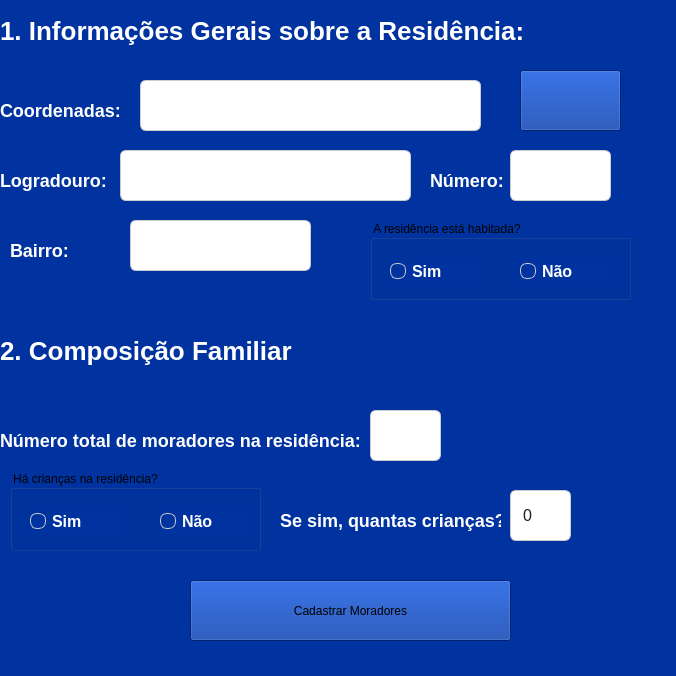
<?xml version="1.0" encoding="UTF-8"?>
<ui version="4.0">
 <class>frm_Cadastro</class>
 <widget class="QWidget" name="frm_Cadastro">
  <property name="geometry">
   <rect>
    <x>0</x>
    <y>0</y>
    <width>676</width>
    <height>676</height>
   </rect>
  </property>
  <property name="windowTitle">
   <string>Form</string>
  </property>
  <property name="styleSheet">
   <string notr="true">QWidget{
	background: #0033A0;
}</string>
  </property>
  <widget class="QLabel" name="lbl_bairro">
   <property name="geometry">
    <rect>
     <x>-360</x>
     <y>250</y>
     <width>121</width>
     <height>41</height>
    </rect>
   </property>
   <property name="styleSheet">
    <string notr="true">QLabel {
    color: #FFFFFF;
    font-size: 18px;
    font-weight: 500;
    background: transparent;
    qproperty-alignment: 'AlignCenter';
}
</string>
   </property>
   <property name="text">
    <string>Bairro:</string>
   </property>
  </widget>
  <widget class="QLabel" name="label_6">
   <property name="geometry">
    <rect>
     <x>-370</x>
     <y>440</y>
     <width>371</width>
     <height>41</height>
    </rect>
   </property>
   <property name="styleSheet">
    <string notr="true">QLabel {
    color: #FFFFFF;
    font-size: 18px;
    font-weight: 500;
    background: transparent;
    qproperty-alignment: 'AlignCenter';
}
</string>
   </property>
   <property name="text">
    <string>Número total de moradores na residência:</string>
   </property>
  </widget>
  <widget class="QLabel" name="lbl_coordernadas">
   <property name="geometry">
    <rect>
     <x>-360</x>
     <y>110</y>
     <width>311</width>
     <height>41</height>
    </rect>
   </property>
   <property name="styleSheet">
    <string notr="true">QLabel {
    color: #FFFFFF;
    font-size: 18px;
    font-weight: 500;
    background: transparent;
    qproperty-alignment: 'AlignCenter';
}
</string>
   </property>
   <property name="text">
    <string>Coordenadas - latitude e longitude):</string>
   </property>
  </widget>
  <widget class="QLineEdit" name="txt_bairro">
   <property name="geometry">
    <rect>
     <x>-240</x>
     <y>240</y>
     <width>181</width>
     <height>51</height>
    </rect>
   </property>
   <property name="styleSheet">
    <string notr="true">QLineEdit {
    background-color: #FFFFFF;  
    color: #1E1E1E;             
    font-size: 16px;
    padding: 6px 10px;
    border: 1px solid #CCCCCC;
    border-radius: 6px;
}
</string>
   </property>
  </widget>
  <widget class="QLabel" name="lbl_log">
   <property name="geometry">
    <rect>
     <x>-360</x>
     <y>180</y>
     <width>121</width>
     <height>41</height>
    </rect>
   </property>
   <property name="styleSheet">
    <string notr="true">QLabel {
    color: #FFFFFF;
    font-size: 18px;
    font-weight: 500;
    background: transparent;
    qproperty-alignment: 'AlignCenter';
}
</string>
   </property>
   <property name="text">
    <string>Logradouro:</string>
   </property>
  </widget>
  <widget class="QGroupBox" name="groupBox_2">
   <property name="geometry">
    <rect>
     <x>-360</x>
     <y>490</y>
     <width>251</width>
     <height>81</height>
    </rect>
   </property>
   <property name="styleSheet">
    <string notr="true">QGroupBox {
    border: 2px solid #4DA8DA;
    border-radius: 8px;
    margin-top: 20px;
    padding: 10px;
    color: #FFFFFF;
    font-size: 16px;
    font-weight: bold;
    font-family: &quot;Segoe UI&quot;, sans-serif;
}

QGroupBox::title {
    subcontrol-origin: margin;
    subcontrol-position: top left;
    padding: 0 8px;
    color: #FFFFFF; 
    font-size: 18px;
    font-weight: 600;
}
r</string>
   </property>
   <property name="title">
    <string>Há crianças na residência?</string>
   </property>
   <widget class="QRadioButton" name="radio_sim1">
    <property name="geometry">
     <rect>
      <x>20</x>
      <y>40</y>
      <width>91</width>
      <height>23</height>
     </rect>
    </property>
    <property name="styleSheet">
     <string notr="true">QRadioButton {
    color: #FFFFFF;
    font-size: 16px;
    font-weight: 500;
    spacing: 6px;
}

QRadioButton::indicator {
    width: 14px;
    height: 14px;
    border-radius: 7px;
    border: 1px solid #CCCCCC;
    background-color: transparent;
}

QRadioButton::indicator:checked {
    background-color: #3B82F6;  /* Azul moderno e suave */
    border: 1px solid #3B82F6;
}
</string>
    </property>
    <property name="text">
     <string>Sim</string>
    </property>
   </widget>
   <widget class="QRadioButton" name="radio_nao2">
    <property name="geometry">
     <rect>
      <x>150</x>
      <y>40</y>
      <width>91</width>
      <height>23</height>
     </rect>
    </property>
    <property name="styleSheet">
     <string notr="true">QRadioButton {
    color: #FFFFFF;
    font-size: 16px;
    font-weight: 500;
    spacing: 6px;
}

QRadioButton::indicator {
    width: 14px;
    height: 14px;
    border-radius: 7px;
    border: 1px solid #CCCCCC;
    background-color: transparent;
}

QRadioButton::indicator:checked {
    background-color: #3B82F6;  /* Azul moderno e suave */
    border: 1px solid #3B82F6;
}
</string>
    </property>
    <property name="text">
     <string>Não</string>
    </property>
   </widget>
  </widget>
  <widget class="QPushButton" name="btn_continuar">
   <property name="geometry">
    <rect>
     <x>190</x>
     <y>580</y>
     <width>321</width>
     <height>61</height>
    </rect>
   </property>
   <property name="styleSheet">
    <string notr="true">QPushButton {
    background-color: #E0E7FF;
    color: #0033A0;
    font-size: 16px;
    font-weight: 600;
    font-family: &quot;Segoe UI&quot;, Tahoma, Geneva, Verdana, sans-serif;
    padding: 10px 22px;
    border: none;
    border-radius: 10px;
    box-shadow: 2px 2px 6px rgba(0, 0, 0, 0.3);
}
QPushButton:hover {
    background-color: #C7D2FE;
}
QPushButton:pressed {
    background-color: #32CD32;
}r</string>
   </property>
   <property name="text">
    <string>Cadastrar Moradores</string>
   </property>
  </widget>
  <widget class="QLabel" name="lbl_bairro_2">
   <property name="geometry">
    <rect>
     <x>10</x>
     <y>230</y>
     <width>121</width>
     <height>41</height>
    </rect>
   </property>
   <property name="styleSheet">
    <string notr="true">QLabel {
    color: #FFFFFF;
    font-size: 18px;
    font-weight: 500;
    background: transparent;
    qproperty-alignment: 'AlignCenter';
}
</string>
   </property>
   <property name="text">
    <string>Bairro:</string>
   </property>
  </widget>
  <widget class="QLabel" name="label_7">
   <property name="geometry">
    <rect>
     <x>0</x>
     <y>420</y>
     <width>371</width>
     <height>41</height>
    </rect>
   </property>
   <property name="styleSheet">
    <string notr="true">QLabel {
    color: #FFFFFF;
    font-size: 18px;
    font-weight: 500;
    background: transparent;
    qproperty-alignment: 'AlignCenter';
}
</string>
   </property>
   <property name="text">
    <string>Número total de moradores na residência:</string>
   </property>
  </widget>
  <widget class="QLabel" name="lbl_coordernadas_2">
   <property name="geometry">
    <rect>
     <x>0</x>
     <y>90</y>
     <width>131</width>
     <height>41</height>
    </rect>
   </property>
   <property name="styleSheet">
    <string notr="true">QLabel {
    color: #FFFFFF;
    font-size: 18px;
    font-weight: 500;
    background: transparent;
    qproperty-alignment: 'AlignCenter';
}
</string>
   </property>
   <property name="text">
    <string>Coordenadas:</string>
   </property>
  </widget>
  <widget class="QLineEdit" name="txt_numeroMoradores">
   <property name="geometry">
    <rect>
     <x>370</x>
     <y>410</y>
     <width>71</width>
     <height>51</height>
    </rect>
   </property>
   <property name="styleSheet">
    <string notr="true">QLineEdit {
    background-color: #FFFFFF;  
    color: #1E1E1E;             
    font-size: 16px;
    padding: 6px 10px;
    border: 1px solid #CCCCCC;
    border-radius: 6px;
}
</string>
   </property>
  </widget>
  <widget class="QLabel" name="label_8">
   <property name="geometry">
    <rect>
     <x>280</x>
     <y>500</y>
     <width>221</width>
     <height>41</height>
    </rect>
   </property>
   <property name="styleSheet">
    <string notr="true">QLabel {
    color: #FFFFFF;
    font-size: 18px;
    font-weight: 500;
    background: transparent;
    qproperty-alignment: 'AlignCenter';
}
</string>
   </property>
   <property name="text">
    <string>Se sim, quantas crianças?</string>
   </property>
  </widget>
  <widget class="QGroupBox" name="groupBox">
   <property name="geometry">
    <rect>
     <x>370</x>
     <y>220</y>
     <width>261</width>
     <height>80</height>
    </rect>
   </property>
   <property name="styleSheet">
    <string notr="true">QGroupBox {
    border: 2px solid #4DA8DA;
    border-radius: 8px;
    margin-top: 20px;
    padding: 10px;
    color: #FFFFFF;
    font-size: 16px;
    font-weight: bold;
    font-family: &quot;Segoe UI&quot;, sans-serif;
}

QGroupBox::title {
    subcontrol-origin: margin;
    subcontrol-position: top left;
    padding: 0 8px;
    color: #FFFFFF; 
    font-size: 18px;
    font-weight: 600;
}
r</string>
   </property>
   <property name="title">
    <string>A residência está habitada?</string>
   </property>
   <widget class="QRadioButton" name="radio_sim">
    <property name="geometry">
     <rect>
      <x>20</x>
      <y>40</y>
      <width>91</width>
      <height>23</height>
     </rect>
    </property>
    <property name="styleSheet">
     <string notr="true">QRadioButton {
    color: #FFFFFF;
    font-size: 16px;
    font-weight: 500;
    spacing: 6px;
}

QRadioButton::indicator {
    width: 14px;
    height: 14px;
    border-radius: 7px;
    border: 1px solid #CCCCCC;
    background-color: transparent;
}

QRadioButton::indicator:checked {
    background-color: #3B82F6;  /* Azul moderno e suave */
    border: 1px solid #3B82F6;
}
</string>
    </property>
    <property name="text">
     <string>Sim</string>
    </property>
   </widget>
   <widget class="QRadioButton" name="radio_nao">
    <property name="geometry">
     <rect>
      <x>150</x>
      <y>40</y>
      <width>91</width>
      <height>23</height>
     </rect>
    </property>
    <property name="styleSheet">
     <string notr="true">QRadioButton {
    color: #FFFFFF;
    font-size: 16px;
    font-weight: 500;
    spacing: 6px;
}

QRadioButton::indicator {
    width: 14px;
    height: 14px;
    border-radius: 7px;
    border: 1px solid #CCCCCC;
    background-color: transparent;
}

QRadioButton::indicator:checked {
    background-color: #3B82F6;  /* Azul moderno e suave */
    border: 1px solid #3B82F6;
}
</string>
    </property>
    <property name="text">
     <string>Não</string>
    </property>
   </widget>
  </widget>
  <widget class="QLineEdit" name="txt_coordenadas">
   <property name="geometry">
    <rect>
     <x>140</x>
     <y>80</y>
     <width>341</width>
     <height>51</height>
    </rect>
   </property>
   <property name="styleSheet">
    <string notr="true">QLineEdit {
    background-color: #FFFFFF;  
    color: #1E1E1E;             
    font-size: 16px;
    padding: 6px 10px;
    border: 1px solid #CCCCCC;
    border-radius: 6px;
}
</string>
   </property>
  </widget>
  <widget class="QLabel" name="lbl_numero">
   <property name="geometry">
    <rect>
     <x>430</x>
     <y>160</y>
     <width>81</width>
     <height>41</height>
    </rect>
   </property>
   <property name="styleSheet">
    <string notr="true">QLabel {
    color: #FFFFFF;
    font-size: 18px;
    font-weight: 500;
    background: transparent;
    qproperty-alignment: 'AlignCenter';
}
</string>
   </property>
   <property name="text">
    <string>Número:</string>
   </property>
  </widget>
  <widget class="QLineEdit" name="txt_quantidadeCrianca">
   <property name="geometry">
    <rect>
     <x>510</x>
     <y>490</y>
     <width>61</width>
     <height>51</height>
    </rect>
   </property>
   <property name="styleSheet">
    <string notr="true">QLineEdit {
    background-color: #FFFFFF;  
    color: #1E1E1E;             
    font-size: 16px;
    padding: 6px 10px;
    border: 1px solid #CCCCCC;
    border-radius: 6px;
}
</string>
   </property>
   <property name="text">
    <string>0</string>
   </property>
  </widget>
  <widget class="QLineEdit" name="txt_bairro_2">
   <property name="geometry">
    <rect>
     <x>130</x>
     <y>220</y>
     <width>181</width>
     <height>51</height>
    </rect>
   </property>
   <property name="styleSheet">
    <string notr="true">QLineEdit {
    background-color: #FFFFFF;  
    color: #1E1E1E;             
    font-size: 16px;
    padding: 6px 10px;
    border: 1px solid #CCCCCC;
    border-radius: 6px;
}
</string>
   </property>
  </widget>
  <widget class="QLabel" name="label_9">
   <property name="geometry">
    <rect>
     <x>0</x>
     <y>10</y>
     <width>681</width>
     <height>41</height>
    </rect>
   </property>
   <property name="styleSheet">
    <string notr="true">QLabel {
    color: #FFFFFF;
    font-size: 26px;
    font-weight: 500;
    background: transparent;
    qproperty-alignment: 'AlignCenter';
}
</string>
   </property>
   <property name="text">
    <string>1. Informações Gerais sobre a Residência:</string>
   </property>
  </widget>
  <widget class="QLabel" name="lbl_log_2">
   <property name="geometry">
    <rect>
     <x>0</x>
     <y>160</y>
     <width>121</width>
     <height>41</height>
    </rect>
   </property>
   <property name="styleSheet">
    <string notr="true">QLabel {
    color: #FFFFFF;
    font-size: 18px;
    font-weight: 500;
    background: transparent;
    qproperty-alignment: 'AlignCenter';
}
</string>
   </property>
   <property name="text">
    <string>Logradouro:</string>
   </property>
  </widget>
  <widget class="QLabel" name="label_10">
   <property name="geometry">
    <rect>
     <x>0</x>
     <y>330</y>
     <width>681</width>
     <height>41</height>
    </rect>
   </property>
   <property name="styleSheet">
    <string notr="true">QLabel {
    color: #FFFFFF;
    font-size: 26px;
    font-weight: 500;
    background: transparent;
    qproperty-alignment: 'AlignCenter';
}
</string>
   </property>
   <property name="text">
    <string>2. Composição Familiar</string>
   </property>
  </widget>
  <widget class="QLineEdit" name="txt_log">
   <property name="geometry">
    <rect>
     <x>120</x>
     <y>150</y>
     <width>291</width>
     <height>51</height>
    </rect>
   </property>
   <property name="styleSheet">
    <string notr="true">QLineEdit {
    background-color: #FFFFFF;  
    color: #1E1E1E;             
    font-size: 16px;
    padding: 6px 10px;
    border: 1px solid #CCCCCC;
    border-radius: 6px;
}
</string>
   </property>
  </widget>
  <widget class="QLineEdit" name="txt_numero">
   <property name="geometry">
    <rect>
     <x>510</x>
     <y>150</y>
     <width>101</width>
     <height>51</height>
    </rect>
   </property>
   <property name="styleSheet">
    <string notr="true">QLineEdit {
    background-color: #FFFFFF;  
    color: #1E1E1E;             
    font-size: 16px;
    padding: 6px 10px;
    border: 1px solid #CCCCCC;
    border-radius: 6px;
}
</string>
   </property>
  </widget>
  <widget class="QGroupBox" name="groupBox_3">
   <property name="geometry">
    <rect>
     <x>10</x>
     <y>470</y>
     <width>251</width>
     <height>81</height>
    </rect>
   </property>
   <property name="styleSheet">
    <string notr="true">QGroupBox {
    border: 2px solid #4DA8DA;
    border-radius: 8px;
    margin-top: 20px;
    padding: 10px;
    color: #FFFFFF;
    font-size: 16px;
    font-weight: bold;
    font-family: &quot;Segoe UI&quot;, sans-serif;
}

QGroupBox::title {
    subcontrol-origin: margin;
    subcontrol-position: top left;
    padding: 0 8px;
    color: #FFFFFF; 
    font-size: 18px;
    font-weight: 600;
}
r</string>
   </property>
   <property name="title">
    <string>Há crianças na residência?</string>
   </property>
   <widget class="QRadioButton" name="radio_sim1_2">
    <property name="geometry">
     <rect>
      <x>20</x>
      <y>40</y>
      <width>91</width>
      <height>23</height>
     </rect>
    </property>
    <property name="styleSheet">
     <string notr="true">QRadioButton {
    color: #FFFFFF;
    font-size: 16px;
    font-weight: 500;
    spacing: 6px;
}

QRadioButton::indicator {
    width: 14px;
    height: 14px;
    border-radius: 7px;
    border: 1px solid #CCCCCC;
    background-color: transparent;
}

QRadioButton::indicator:checked {
    background-color: #3B82F6;  /* Azul moderno e suave */
    border: 1px solid #3B82F6;
}
</string>
    </property>
    <property name="text">
     <string>Sim</string>
    </property>
   </widget>
   <widget class="QRadioButton" name="radio_nao2_2">
    <property name="geometry">
     <rect>
      <x>150</x>
      <y>40</y>
      <width>91</width>
      <height>23</height>
     </rect>
    </property>
    <property name="styleSheet">
     <string notr="true">QRadioButton {
    color: #FFFFFF;
    font-size: 16px;
    font-weight: 500;
    spacing: 6px;
}

QRadioButton::indicator {
    width: 14px;
    height: 14px;
    border-radius: 7px;
    border: 1px solid #CCCCCC;
    background-color: transparent;
}

QRadioButton::indicator:checked {
    background-color: #3B82F6;  /* Azul moderno e suave */
    border: 1px solid #3B82F6;
}
</string>
    </property>
    <property name="text">
     <string>Não</string>
    </property>
   </widget>
  </widget>
  <widget class="QPushButton" name="btn_continuar_2">
   <property name="geometry">
    <rect>
     <x>520</x>
     <y>70</y>
     <width>101</width>
     <height>61</height>
    </rect>
   </property>
   <property name="styleSheet">
    <string notr="true">QPushButton {
    background-color: 	#808080;
    color: #0033A0;
    font-size: 16px;
    font-weight: 600;
    font-family: &quot;Segoe UI&quot;, Tahoma, Geneva, Verdana, sans-serif;
    padding: 10px;
    border: none;
    border-radius: 10px;
}
QPushButton:hover {
    background-color: #C0C0C0;
}
QPushButton:pressed {
    background-color: #32CD32;
}r</string>
   </property>
   <property name="text">
    <string/>
   </property>
  </widget>
 </widget>
 <resources/>
 <connections/>
</ui>
